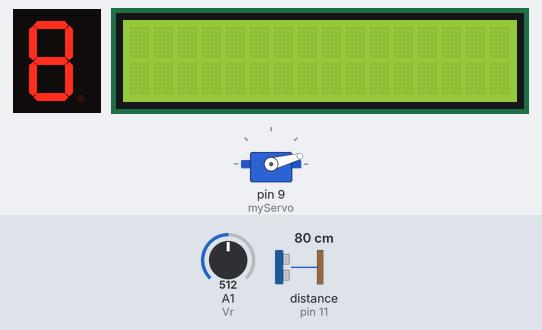
Bench run of a sketch on a simulated Arduino Uno, built with avr-gcc and run on an emulated ATmega328P. On the bench: 1-digit seven-segment display, servo, 16×2 character LCD. Wiring (inferred from the names in the program): ultrasonic range finder: trigger pin 10; echo pin 11; 1-digit 7-segment display, segments lit when LOW: segments pin 6, pin 2, pin 4, pin 5, pin 8, pin 7, pin 3. The test bench sets the inputs (shaded band); at power-on: distance to the obstacle (sensor on pin 11) 80 cm, A1 (Vr) = 512. The echo pulse lasts 58.3 µs per cm; the segment pins are drawn as the display they are named for; what the sketch prints to the serial monitor is not drawn.

Above: at 0.1 s.
1.3 s: distance to the obstacle (sensor on pin 11) set to 45 cm
At 1.65 s:
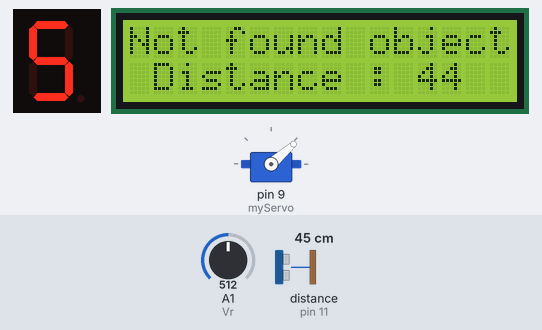
3.0 s: distance to the obstacle (sensor on pin 11) set to 38 cm
At 3.15 s:
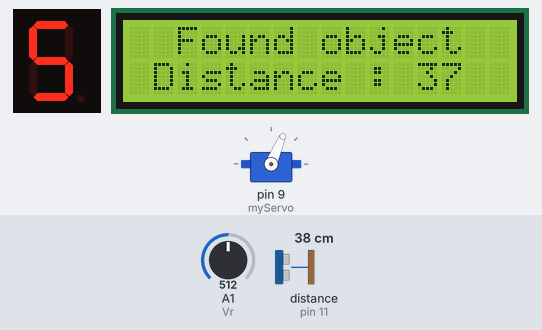
4.7 s: A1 (Vr) set to 716
At 4.9 s:
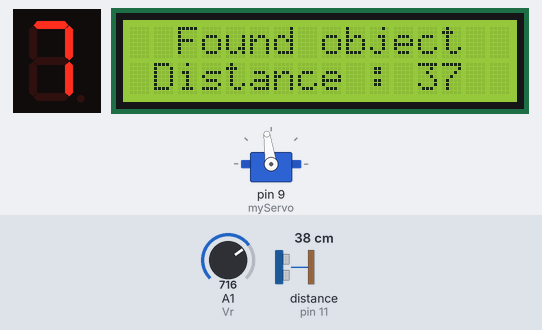
6.6 s: distance to the obstacle (sensor on pin 11) set to 60 cm
At 6.77 s:
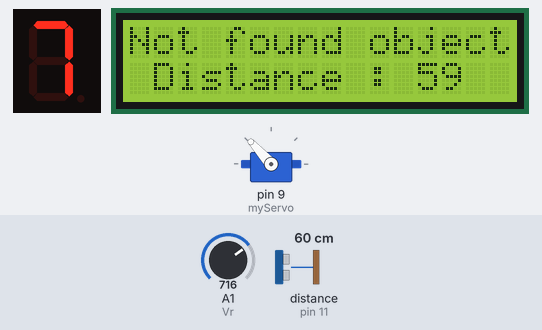
8.3 s: distance to the obstacle (sensor on pin 11) set to 2 cm
At 8.61 s:
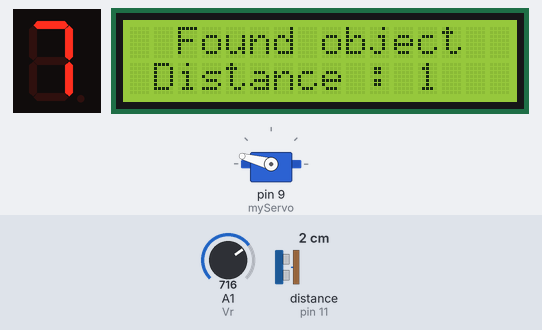
10.0 s: A1 (Vr) set to 803
12.7 s: A1 (Vr) set to 823
At 12.89 s:
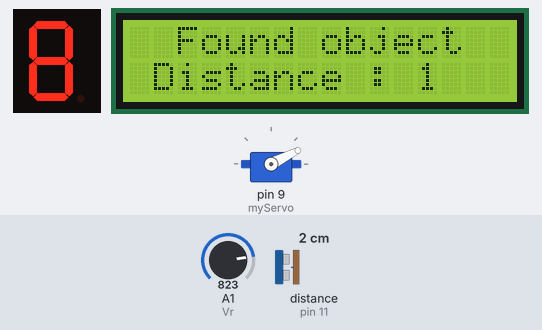
Timing chart, 0 to 15.2 s (numbered marks = the images above; inputs shaded):
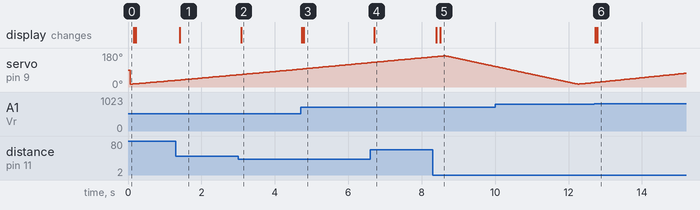

Measured:
- the behaviour switches between 41 and 40 cm on distance to the obstacle (sensor on pin 11) (found by bisection; images 1 and 2)
- the behaviour switches between 815 and 816 on A1 (Vr) (found by bisection; images 5 and 6)
- after the input at 1.3 s, the display: changes after 0.11 s (image 1)
- after the input at 3.0 s, the display: changes after 0.09 s (image 2)
- after the input at 4.7 s, the display: first changes at once (image 3 shows a later state)
- after the input at 6.6 s, the display: changes after 0.11 s (image 4)
- after the input at 8.3 s, the display: first changes after 0.10 s (image 5 shows a later state)
- after the input at 12.7 s, the display: first changes at once (image 6 shows a later state)

The sketch:

ultra-scan.ino
```cpp
#include <Servo.h>
#include <Wire.h>
#include <LiquidCrystal_PCF8574.h>

int show;
LiquidCrystal_PCF8574 lcd(0x3F);

const int trigPin = 10;
const int echoPin = 11;
int speed;

long duration;
int distance;
Servo myServo;

int GetAnalog;
int Fade;
int Vr = A1;

int a = 6;
int b = 2;
int c = 4;
int d = 5;
int e = 8;
int f = 7;
int g = 3;

int t = 10, n = 0, k = 0;

void setup() {
  pinMode(trigPin, OUTPUT);
  pinMode(echoPin, INPUT);
  Serial.begin(9600);
  myServo.attach(9);
  pinMode(a, OUTPUT);
  pinMode(b, OUTPUT);
  pinMode(c, OUTPUT);
  pinMode(d, OUTPUT);
  pinMode(e, OUTPUT);
  pinMode(f, OUTPUT);
  pinMode(g, OUTPUT);
  lcd.begin(16, 2);
  lcd.setBacklight(100);
}
void loop(){
  loop_radar();
  //loop_Vr_degree();
  //test();
}
void loop_Vr_degree() {
  GetAnalog = analogRead(Vr);
  Fade = GetAnalog;
  n = Fade/102;
  k = Fade/6;
  k = 175 - k;
  showNumber(n);

  myServo.write(k);
  delay(10);
  distance = calculateDistance();
  Serial.print(k);
  Serial.print(",");
  Serial.print(distance);
  Serial.print(".");

  if(distance <40){
    lcd.clear();
    lcd.setCursor(2, 0);
    lcd.print("Found object");
    lcd.setCursor(1, 1);
    lcd.print("Distance : ");
    lcd.setCursor(12, 1);
    lcd.print(distance);

  }
  else{
    lcd.setCursor(0, 0);
    lcd.print("Not found object");
    lcd.setCursor(1, 1);
    lcd.print("Distance : ");
    lcd.setCursor(12, 1);
    lcd.print(distance);
  }

  if(t != n)
    turnOff();
  t = n;
}
void loop_radar() {
  for(int i=15;i<=165;i++){
    myServo.write(i);
    delay(30-n);
    distance = calculateDistance();
    Serial.print(i);
    Serial.print(",");
    Serial.print(distance);
    Serial.print(".");
    if(distance <40){
      lcd.clear();
      lcd.setCursor(2, 0);
      lcd.print("Found object");
      lcd.setCursor(1, 1);
      lcd.print("Distance : ");
      lcd.setCursor(12, 1);
      lcd.print(distance);
    }
  else{
    lcd.setCursor(0, 0);
    lcd.print("Not found object");
    lcd.setCursor(1, 1);
    lcd.print("Distance : ");
    lcd.setCursor(12, 1);
    lcd.print(distance);
  }

    GetAnalog = analogRead(Vr);
    Fade = GetAnalog;
    n = Fade/102;
    showNumber(n);
    if(t != n)
      turnOff();
    t = n;
  }
  for(int i=165;i>15;i--){
    myServo.write(i);
    delay(30-n);
    distance = calculateDistance();
    Serial.print(i);
    Serial.print(",");
    Serial.print(distance);
    Serial.print(".");

    GetAnalog = analogRead(Vr);
    Fade = GetAnalog;
    n = Fade/102;
    showNumber(n);
    if(t != n)
      turnOff();
    t = n;
  }

}

int calculateDistance(){

  digitalWrite(trigPin, LOW);
  delayMicroseconds(2);
  digitalWrite(trigPin, HIGH);
  delayMicroseconds(10);
  digitalWrite(trigPin, LOW);
  duration = pulseIn(echoPin, HIGH);
  distance= duration*0.034/2;
  return distance;
}

void showNumber(int number)
{
  if(number != 1 && number != 4)
    digitalWrite(a,LOW);

  if(number != 5 && number != 6)
    digitalWrite(b,LOW);

  if(number != 2)
    digitalWrite(c,LOW);

  if(number != 1 && number != 4 && number != 7)
    digitalWrite(d,LOW);

  if(number == 2 || number == 6 || number == 8 || number == 0)
    digitalWrite(e,LOW);

  if(number != 1 && number != 2 && number != 3 && number != 7)
    digitalWrite(f,LOW);

  if (number != 0 && number != 1 && number != 7)
    digitalWrite(g,LOW);
}

void turnOff()
{
  digitalWrite(a,HIGH);
  digitalWrite(b,HIGH);
  digitalWrite(c,HIGH);
  digitalWrite(d,HIGH);
  digitalWrite(e,HIGH);
  digitalWrite(f,HIGH);
  digitalWrite(g,HIGH);
}

void test(){
  int fast;
  GetAnalog = analogRead(Vr);
  Fade = GetAnalog;
  n = Fade/102;
  fast = 30-n;
  delay(fast);
  Serial.println(fast);
}
```
